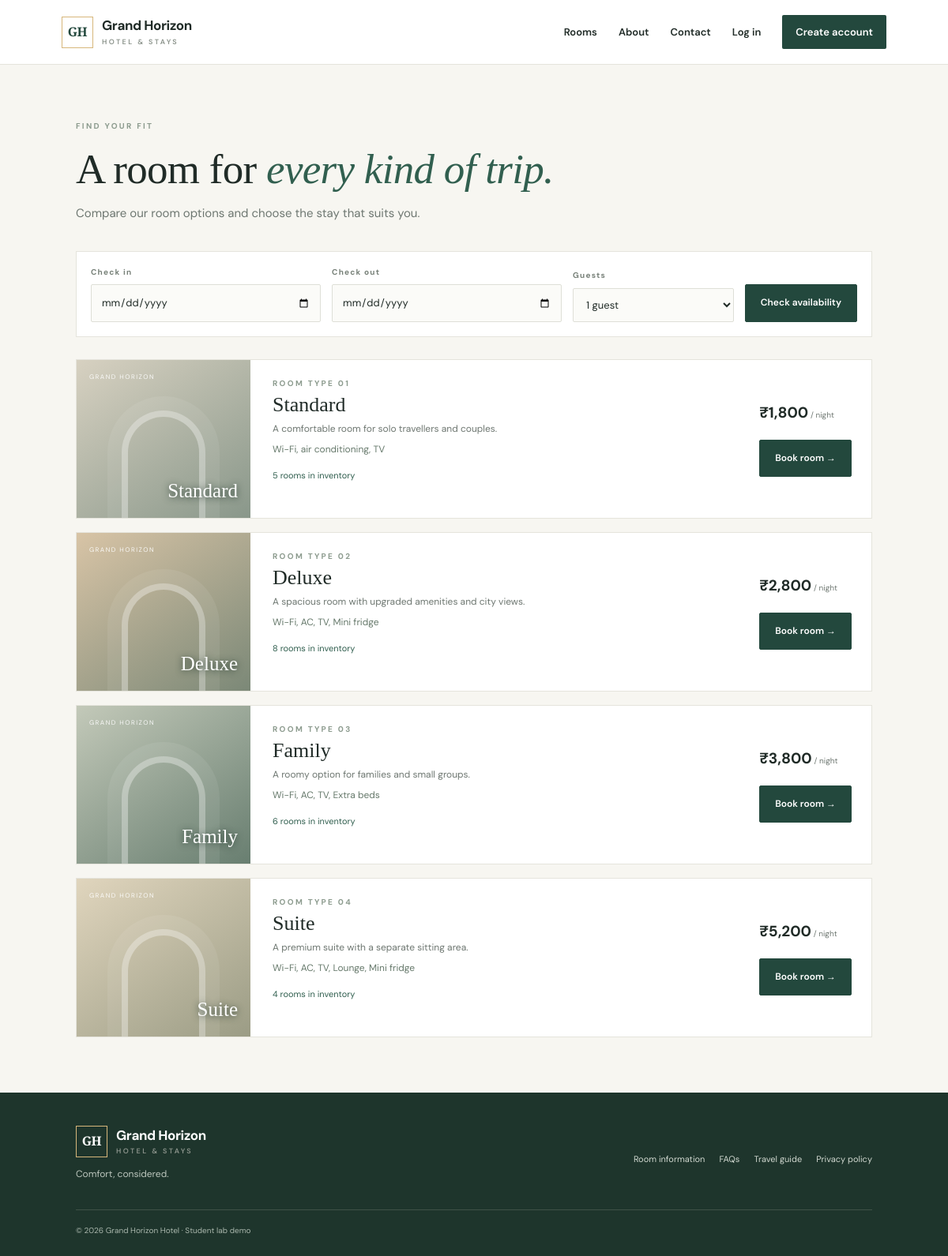
Screenshot of /rooms with the database file from the repository.
### tables this page shows
CREATE TABLE rooms (
            id INTEGER PRIMARY KEY AUTOINCREMENT,
            name TEXT NOT NULL UNIQUE,
            description TEXT NOT NULL,
            price REAL NOT NULL CHECK(price >= 0),
            quantity INTEGER NOT NULL CHECK(quantity >= 0),
            amenities TEXT NOT NULL
        );

### app.py (the view)
@app.route("/rooms")
def rooms():
    checkin = request.args.get("checkin", "")
    checkout = request.args.get("checkout", "")
    guests = request.args.get("guests", "1")
    room_list = []
    with db() as con:
        all_rooms = con.execute("SELECT * FROM rooms ORDER BY price").fetchall()
    start, end, error = (None, None, None)
    if checkin or checkout:
        start, end, error = valid_dates(checkin, checkout)
        if error:
            flash(error, "warning")
    for room in all_rooms:
        count = available_count(room["id"], checkin, checkout) if start and end else room["quantity"]
        room_list.append({"room": room, "available": count})
    return render_template("rooms.html", rooms=room_list, checkin=checkin, checkout=checkout, guests=guests)

### app.py (called while the page is built)
def db():
    conn = sqlite3.connect(DB_PATH)
    conn.row_factory = sqlite3.Row
    conn.execute("PRAGMA foreign_keys = ON")
    return conn

def current_user():
    if "user_id" not in session:
        return None
    with db() as con:
        return con.execute("SELECT id,name,email,role FROM users WHERE id=?", (session["user_id"],)).fetchone()

@app.context_processor
def inject_globals():
    return {"current_user": current_user(), "today": date.today().isoformat()}

### templates/rooms.html
{% extends "base.html" %}{% block title %}Our rooms{% endblock %}
{% block content %}<section class="page-intro"><span class="eyebrow">FIND YOUR FIT</span><h1>A room for <em>every kind of trip.</em></h1><p>Compare our room options and choose the stay that suits you.</p></section>
<form class="filter-bar" action="{{ url_for('rooms') }}"><label>Check in<input type="date" name="checkin" min="{{ today }}" value="{{ checkin }}"></label><label>Check out<input type="date" name="checkout" min="{{ today }}" value="{{ checkout }}"></label><label>Guests<select name="guests">{% for n in range(1,7) %}<option value="{{ n }}" {% if guests|int == n %}selected{% endif %}>{{ n }} guest{% if n>1 %}s{% endif %}</option>{% endfor %}</select></label><button class="button" type="submit">Check availability</button></form>
<div class="room-list">{% for item in rooms %}{% set room=item.room %}<article class="room-row"><div class="room-art art-{{ loop.index }}"><span class="art-label">GRAND HORIZON</span><span class="art-shape"></span><span class="art-caption">{{ room.name }}</span></div><div class="room-row-info"><span class="eyebrow">ROOM TYPE {{ "%02d"|format(loop.index) }}</span><h2>{{ room.name }}</h2><p>{{ room.description }}</p><p class="amenities">{{ room.amenities }}</p><div class="availability">{% if checkin and checkout %}{% if item.available > 0 %}<span class="status-dot"></span>{{ item.available }} room(s) available for these dates{% else %}<span class="status-dot unavailable"></span>Fully booked for these dates{% endif %}{% else %}{{ room.quantity }} rooms in inventory{% endif %}</div></div><div class="room-row-action"><strong>₹{{ "{:,.0f}".format(room.price) }}<small> / night</small></strong>{% if item.available > 0 %}<a class="button" href="{{ url_for('book', room_id=room.id, checkin=checkin, checkout=checkout, guests=guests) }}">Book room →</a>{% else %}<button class="button" disabled>Unavailable</button>{% endif %}</div></article>{% endfor %}</div>{% endblock %}

### static/style.css (style rules this page uses)
:root { --ink:#202b27;--muted:#6e7771;--paper:#f7f6f1;--white:#fff;--green:#23483d;--green2:#315f4f;--gold:#d7b77b;--line:#e5e4dc;--red:#9b3b35 }
* { box-sizing:border-box }
html { scroll-behavior:smooth }
body { margin:0;background:var(--paper);color:var(--ink);font-family:'DM Sans',sans-serif;font-size:15px;line-height:1.65 }
a { color:inherit;text-decoration:none }
button,input,select,textarea { font:inherit }
.eyebrow { font-size:10px;font-weight:700;letter-spacing:2.3px;color:#8c9b8e;display:block;margin-bottom:14px }
.hero h1 em,.auth-aside h1 em,.page-intro h1 em,.promise h2 em,.narrow h1 em { font-weight:500;color:#d9bd88 }
.button { display:inline-flex;align-items:center;justify-content:center;gap:12px;background:var(--green);color:white;border:1px solid var(--green);padding:13px 19px;border-radius:2px;cursor:pointer;font-weight:600;font-size:12px;transition:.2s }
.search-form label,.filter-bar label,.form-card label { display:flex;flex-direction:column;gap:7px;font-size:10px;letter-spacing:1.2px;font-weight:700;color:#778078 }
.search-form input,.search-form select,.filter-bar input,.filter-bar select,.form-card input,.form-card textarea,.form-card select { width:100%;padding:11px 12px;background:#fbfbf8;border:1px solid #dedfd7;color:var(--ink);outline:none;border-radius:2px;font-size:13px;letter-spacing:0;font-weight:400 }
.room-art { height:200px;position:relative;overflow:hidden;display:flex;align-items:center;justify-content:center;background:linear-gradient(145deg,#d7d1c1,#89978a) }
.art-2 { background:linear-gradient(145deg,#d8c4a6,#7b8877) }
.art-3 { background:linear-gradient(145deg,#c3c9b9,#687e70) }
.art-4 { background:linear-gradient(145deg,#e0d5bd,#9b9c85) }
.art-shape { position:absolute;width:48%;height:78%;bottom:-10%;border:8px solid rgba(255,255,255,.35);border-bottom:0;border-radius:90px 90px 0 0;box-shadow:0 0 0 18px rgba(255,255,255,.07) }
.art-label { position:absolute;top:15px;left:16px;font-size:8px;letter-spacing:1.5px;color:rgba(255,255,255,.9);z-index:1 }
.art-caption { position:absolute;bottom:14px;right:16px;font-family:'Playfair Display',serif;font-size:25px;color:white;text-shadow:0 1px 8px #263b30;z-index:1 }
.room-title strong,.room-row-action strong { font-size:14px;white-space:nowrap }
.room-title small,.room-row-action small { font-size:10px;font-weight:400;color:var(--muted) }
.page-intro { padding:70px 8% 35px }
.page-intro h1,.narrow h1 { font:500 clamp(36px,4.5vw,53px)/1.2 'Playfair Display',serif;margin:0 0 12px;letter-spacing:-.7px }
.page-intro h1 em,.narrow h1 em { color:var(--green2) }
.page-intro p,.narrow>p { color:var(--muted);margin:0;max-width:600px }
.filter-bar { margin:0 8% 28px;background:#fff;border:1px solid var(--line);padding:18px;display:grid;grid-template-columns:1fr 1fr .7fr auto;gap:14px;align-items:end }
.room-list { padding:0 8% 70px;display:grid;gap:17px }
.room-row { display:grid;grid-template-columns:220px 1fr auto;background:#fff;border:1px solid var(--line);min-height:200px }
.room-row .room-art { height:100%;min-height:200px }
.room-row-info { padding:22px 28px }
.room-row-info .eyebrow { margin:0 }
.room-row-info h2 { font:500 26px 'Playfair Display',serif;margin:4px 0 }
.room-row-info p { color:var(--muted);font-size:12px;margin:6px 0 }
.room-row-info .amenities { color:#66796b }
.availability { font-size:11px;margin-top:13px;color:var(--green2) }
.room-row-action { padding:25px;display:flex;flex-direction:column;justify-content:center;align-items:flex-start;gap:18px;min-width:160px }
.room-row-action strong { font-size:19px }

### rows the page displays
rooms: name "Standard", name "Standard", description "A comfortable room for solo travellers and couples.", amenities "Wi-Fi, air conditioning, TV", quantity "5", price "1,800"
rooms: name "Deluxe", name "Deluxe", description "A spacious room with upgraded amenities and city views.", amenities "Wi-Fi, AC, TV, Mini fridge", quantity "8", price "2,800"
rooms: name "Family", name "Family", description "A roomy option for families and small groups.", amenities "Wi-Fi, AC, TV, Extra beds", quantity "6", price "3,800"
rooms: name "Suite", name "Suite", description "A premium suite with a separate sitting area.", amenities "Wi-Fi, AC, TV, Lounge, Mini fridge", quantity "4", price "5,200"

### other values shown
{{ "%02d"|format(loop.index) }} "01" "02" "03" "04"
form field guests "1 guest"
